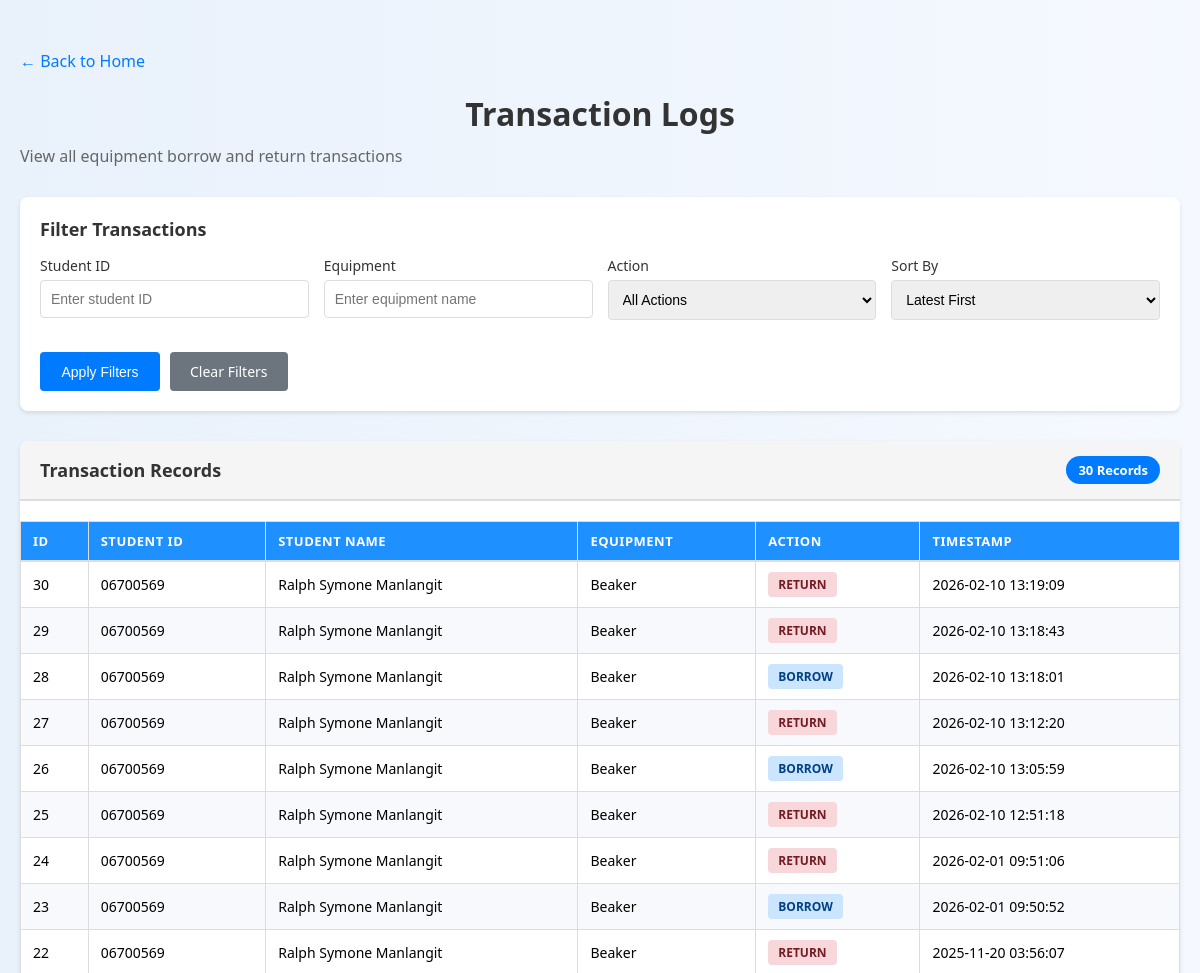
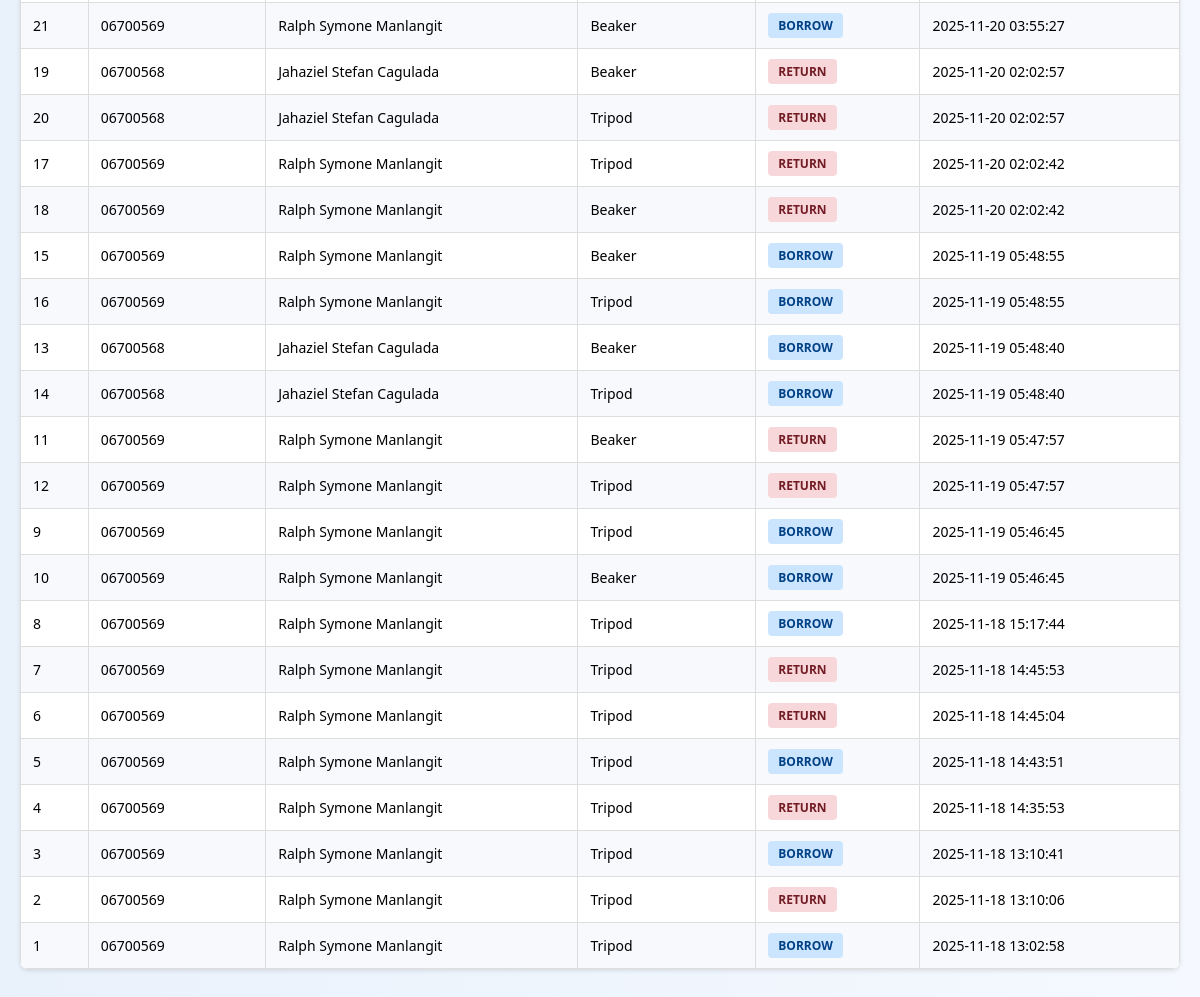
/admin_logs, run on the app's committed database (2 pictures, top to bottom).
### tables this page shows
CREATE TABLE equipment_log (
            id INTEGER PRIMARY KEY AUTOINCREMENT,
            student_id TEXT NOT NULL,
            equipment_name TEXT NOT NULL,
            action TEXT CHECK(action IN ('borrow', 'return')),
            timestamp TEXT DEFAULT CURRENT_TIMESTAMP
        , quantity INTEGER DEFAULT 1);

CREATE TABLE students (
            student_id TEXT PRIMARY KEY,
            name TEXT NOT NULL,
            course TEXT,
            year_level INTEGER, student_type TEXT DEFAULT 'college');

### CV-app/app.py (the view)
@app.route('/admin_logs', methods=['GET', 'POST'])
def admin_logs():
    try:
        conn = sqlite3.connect("database.db")
        c = conn.cursor()
        filters = {
            'student_id': request.args.get('student_id', '').strip(),
            'equipment': request.args.get('equipment', '').strip(),
            'action': request.args.get('action', ''),
            'sort': request.args.get('sort', 'timestamp_desc')
        }
        query = """
            SELECT e.id, e.student_id, s.name, e.equipment_name, e.action, e.timestamp
            FROM equipment_log e
            LEFT JOIN students s ON e.student_id = s.student_id
            WHERE 1=1
        """
        params = []
        if filters['student_id']:
            query += " AND e.student_id = ?"
            params.append(filters['student_id'])
        if filters['equipment']:
            query += " AND e.equipment_name LIKE ?"
            params.append(f"%{filters['equipment']}%")
        if filters['action']:
            query += " AND e.action = ?"
            params.append(filters['action'])
        if filters['sort'] == 'timestamp_asc':
            query += " ORDER BY e.timestamp ASC"
        elif filters['sort'] == 'student_id':
            query += " ORDER BY e.student_id ASC"
        elif filters['sort'] == 'action':
            query += " ORDER BY e.action ASC, e.timestamp DESC"
        else:
            query += " ORDER BY e.timestamp DESC"
        c.execute(query, params)
        logs = c.fetchall()
        c.execute("SELECT DISTINCT student_id FROM students ORDER BY student_id")
        all_students = [s[0] for s in c.fetchall()]
        c.execute("SELECT DISTINCT equipment_name FROM equipment_log ORDER BY equipment_name")
        all_equipment = [eq[0] for eq in c.fetchall()]
        conn.close()
        return render_template('admin_logs.html',
                             logs=logs,
                             filters=filters,
                             students=all_students,
                             equipment=all_equipment)
    except Exception as e:
        print(f"Admin logs error: {str(e)}")
        flash(f"Error loading admin logs: {str(e)}")
        return redirect(url_for('home'))

### CV-app/templates/admin_logs.html (shortened to what this page needs)
<!DOCTYPE html>
<html>
<head>
    <link rel="stylesheet" href="{{ url_for('static', filename='style.css') }}">
</head>
<body>
        <div class="admin-container">
        <a href="{{ url_for('home') }}" class="back-link">← Back to Home</a>
        <div class="admin-header">
            <h1>Transaction Logs</h1>
            <p>View all equipment borrow and return transactions</p>
        </div>
        <div class="filter-section">
            <div class="filter-title">Filter Transactions</div>
            <form method="GET" action="{{ url_for('admin_logs') }}">
                <div class="filter-grid">
                    <div class="filter-group">
                        <label>Student ID</label>
                        <input type="text" name="student_id" value="{{ filters.student_id }}" placeholder="Enter student ID">
                    </div>
                    <div class="filter-group">
                        <label>Equipment</label>
                        <input type="text" name="equipment" value="{{ filters.equipment }}" placeholder="Enter equipment name">
                    </div>
                    <div class="filter-group">
                        <label>Action</label>
                        <select name="action">
                            <option value="">All Actions</option>
                        </select>
                    </div>
                    <div class="filter-group">
                        <label>Sort By</label>
                        <select name="sort">
                            <option value="timestamp_desc" {% if filters.sort == 'timestamp_desc' %}selected{% endif %}>Latest First</option>
                        </select>
                    </div>
                </div>
                <div class="filter-buttons">
                    <button type="submit" class="btn btn-primary">Apply Filters</button>
                    <a href="{{ url_for('admin_logs') }}" class="btn btn-secondary">Clear Filters</a>
                </div>
            </form>
        </div>
        <div class="logs-section">
            <div class="logs-header">
                <div class="logs-title">Transaction Records</div>
                <div class="logs-count">{{ logs|length }} Records</div>
            </div>
            {% if logs %}
            <table>
                <thead>
                    <tr>
                        <th>ID</th>
                        <th>Student ID</th>
                        <th>Student Name</th>
                        <th>Equipment</th>
                        <th>Action</th>
                        <th>Timestamp</th>
                    </tr>
                </thead>
                <tbody>
                    {% for log in logs %}
                    <tr>
                        <td>{{ log[0] }}</td>
                        <td>{{ log[1] }}</td>
                        <td>{{ log[2] or 'N/A' }}</td>
                        <td>{{ log[3] }}</td>
                        <td><span class="badge badge-{{ log[4].lower() }}">{{ log[4].upper() }}</span></td>
                        <td>{{ log[5] }}</td>
                    </tr>
                    {% endfor %}
                </tbody>
            </table>
            {% else %}
            <div class="no-data">No transaction records found.</div>
            {% endif %}
        </div>
    </div>
</body>
</html>

### CV-app/static/style.css (style rules this page uses)
body { font-family: 'Segoe UI', Tahoma, Geneva, Verdana, sans-serif; background: linear-gradient(to right, #e9f1fb, #f5f9ff); margin: 0; padding: 0; }
h1, h2 { color: #1f3b73; text-align: center; margin-bottom: 15px; }
form { display: flex; flex-direction: column; gap: 12px; margin-top: 10px; }
label { font-weight: 600; color: #333; }
input[type="text"], input[type="number"], textarea, select { padding: 10px; border: 1px solid #ccc; border-radius: 6px; font-size: 16px; width: 100%; box-sizing: border-box; }
button, input[type="submit"] { background-color: #1e90ff; color: white; padding: 10px 16px; border: none; border-radius: 6px; font-size: 16px; cursor: pointer; transition: background-color 0.25s ease; }
table { width: 100%; border-collapse: collapse; margin-top: 20px; }
table th, table td { padding: 10px 12px; text-align: left; border: 1px solid #ddd; }
table th { background-color: #1e90ff; color: white; }
table tr:nth-child(even) { background-color: #f7f9fc; }
button { min-width: 120px; }

### CV-app/templates/admin_logs.html (style rules this page uses)
.admin-container { max-width: 1200px; margin: 30px auto; padding: 20px; }
.admin-header { margin-bottom: 30px; }
.admin-header h1 { font-size: 32px; color: #333; margin: 0 0 10px 0; }
.admin-header p { color: #666; margin: 0; }
.filter-section { background: white; padding: 20px; border-radius: 8px; box-shadow: 0 2px 4px rgba(0,0,0,0.1); margin-bottom: 30px; }
.filter-title { font-size: 18px; font-weight: bold; margin-bottom: 15px; color: #333; }
.filter-grid { display: grid; grid-template-columns: repeat(auto-fit, minmax(250px, 1fr)); gap: 15px; margin-bottom: 20px; }
.filter-group { display: flex; flex-direction: column; }
.filter-group label { font-weight: 500; color: #333; margin-bottom: 5px; font-size: 14px; }
.filter-group input, .filter-group select { padding: 10px; border: 1px solid #ddd; border-radius: 4px; font-size: 14px; }
.filter-buttons { display: flex; gap: 10px; }
.btn { padding: 10px 20px; border: none; border-radius: 4px; cursor: pointer; font-size: 14px; font-weight: 500; text-decoration: none; }
.btn-primary { background: #007bff; color: white; }
.btn-secondary { background: #6c757d; color: white; }
.logs-section { background: white; border-radius: 8px; box-shadow: 0 2px 4px rgba(0,0,0,0.1); overflow: hidden; }
.logs-header { background: #f5f5f5; padding: 15px 20px; border-bottom: 2px solid #ddd; display: flex; justify-content: space-between; align-items: center; }
.logs-title { font-size: 18px; font-weight: bold; color: #333; }
.logs-count { background: #007bff; color: white; padding: 5px 12px; border-radius: 20px; font-size: 13px; font-weight: bold; }
table { width: 100%; border-collapse: collapse; }
thead { background: #f9f9f9; border-bottom: 2px solid #ddd; }
th { padding: 12px 15px; text-align: left; font-weight: 600; color: #333; font-size: 13px; text-transform: uppercase; letter-spacing: 0.5px; cursor: pointer; user-select: none; }
td { padding: 12px 15px; border-bottom: 1px solid #f0f0f0; font-size: 14px; }
.badge { display: inline-block; padding: 4px 10px; border-radius: 4px; font-size: 12px; font-weight: 600; }
.badge-borrow { background: #cce5ff; color: #004085; }
.badge-return { background: #f8d7da; color: #721c24; }
.back-link { display: inline-block; margin-bottom: 20px; color: #007bff; text-decoration: none; font-weight: 500; }

### data on the page
equipment_log: id "30", student "06700569", name "Ralph Symone Manlangit", equipment_name "Beaker", action "RETURN", timestamp "2026-02-10 13:19:09"
equipment_log: id "29", student "06700569", name "Ralph Symone Manlangit", equipment_name "Beaker", action "RETURN", timestamp "2026-02-10 13:18:43"
equipment_log: id "28", student "06700569", name "Ralph Symone Manlangit", equipment_name "Beaker", action "BORROW", timestamp "2026-02-10 13:18:01"
equipment_log: id "27", student "06700569", name "Ralph Symone Manlangit", equipment_name "Beaker", action "RETURN", timestamp "2026-02-10 13:12:20"
equipment_log: id "26", student "06700569", name "Ralph Symone Manlangit", equipment_name "Beaker", action "BORROW", timestamp "2026-02-10 13:05:59"
equipment_log: id "25", student "06700569", name "Ralph Symone Manlangit", equipment_name "Beaker", action "RETURN", timestamp "2026-02-10 12:51:18"
equipment_log: id "24", student "06700569", name "Ralph Symone Manlangit", equipment_name "Beaker", action "RETURN", timestamp "2026-02-01 09:51:06"
equipment_log: id "23", student "06700569", name "Ralph Symone Manlangit", equipment_name "Beaker", action "BORROW", timestamp "2026-02-01 09:50:52"
equipment_log: id "22", student "06700569", name "Ralph Symone Manlangit", equipment_name "Beaker", action "RETURN", timestamp "2025-11-20 03:56:07"
equipment_log: id "21", student "06700569", name "Ralph Symone Manlangit", equipment_name "Beaker", action "BORROW", timestamp "2025-11-20 03:55:27"
equipment_log: id "19", student "06700568", name "Jahaziel Stefan Cagulada", equipment_name "Beaker", action "RETURN", timestamp "2025-11-20 02:02:57"
equipment_log: id "20", student "06700568", name "Jahaziel Stefan Cagulada", equipment_name "Tripod", action "RETURN", timestamp "2025-11-20 02:02:57"
equipment_log: id "17", student "06700569", name "Ralph Symone Manlangit", equipment_name "Tripod", action "RETURN", timestamp "2025-11-20 02:02:42"
equipment_log: id "18", student "06700569", name "Ralph Symone Manlangit", equipment_name "Beaker", action "RETURN", timestamp "2025-11-20 02:02:42"
equipment_log: id "15", student "06700569", name "Ralph Symone Manlangit", equipment_name "Beaker", action "BORROW", timestamp "2025-11-19 05:48:55"
equipment_log: id "16", student "06700569", name "Ralph Symone Manlangit", equipment_name "Tripod", action "BORROW", timestamp "2025-11-19 05:48:55"
equipment_log: id "13", student "06700568", name "Jahaziel Stefan Cagulada", equipment_name "Beaker", action "BORROW", timestamp "2025-11-19 05:48:40"
equipment_log: id "14", student "06700568", name "Jahaziel Stefan Cagulada", equipment_name "Tripod", action "BORROW", timestamp "2025-11-19 05:48:40"
equipment_log: id "11", student "06700569", name "Ralph Symone Manlangit", equipment_name "Beaker", action "RETURN", timestamp "2025-11-19 05:47:57"
equipment_log: id "12", student "06700569", name "Ralph Symone Manlangit", equipment_name "Tripod", action "RETURN", timestamp "2025-11-19 05:47:57"
equipment_log: id "9", student "06700569", name "Ralph Symone Manlangit", equipment_name "Tripod", action "BORROW", timestamp "2025-11-19 05:46:45"
equipment_log: id "10", student "06700569", name "Ralph Symone Manlangit", equipment_name "Beaker", action "BORROW", timestamp "2025-11-19 05:46:45"
equipment_log: id "8", student "06700569", name "Ralph Symone Manlangit", equipment_name "Tripod", action "BORROW", timestamp "2025-11-18 15:17:44"
equipment_log: id "7", student "06700569", name "Ralph Symone Manlangit", equipment_name "Tripod", action "RETURN", timestamp "2025-11-18 14:45:53"
equipment_log: id "6", student "06700569", name "Ralph Symone Manlangit", equipment_name "Tripod", action "RETURN", timestamp "2025-11-18 14:45:04"
equipment_log: id "5", student "06700569", name "Ralph Symone Manlangit", equipment_name "Tripod", action "BORROW", timestamp "2025-11-18 14:43:51"
equipment_log: id "4", student "06700569", name "Ralph Symone Manlangit", equipment_name "Tripod", action "RETURN", timestamp "2025-11-18 14:35:53"
equipment_log: id "3", student "06700569", name "Ralph Symone Manlangit", equipment_name "Tripod", action "BORROW", timestamp "2025-11-18 13:10:41"
equipment_log: id "2", student "06700569", name "Ralph Symone Manlangit", equipment_name "Tripod", action "RETURN", timestamp "2025-11-18 13:10:06"
equipment_log: id "1", student "06700569", name "Ralph Symone Manlangit", equipment_name "Tripod", action "BORROW", timestamp "2025-11-18 13:02:58"

### other printed values
{{ logs|length }} "30"
